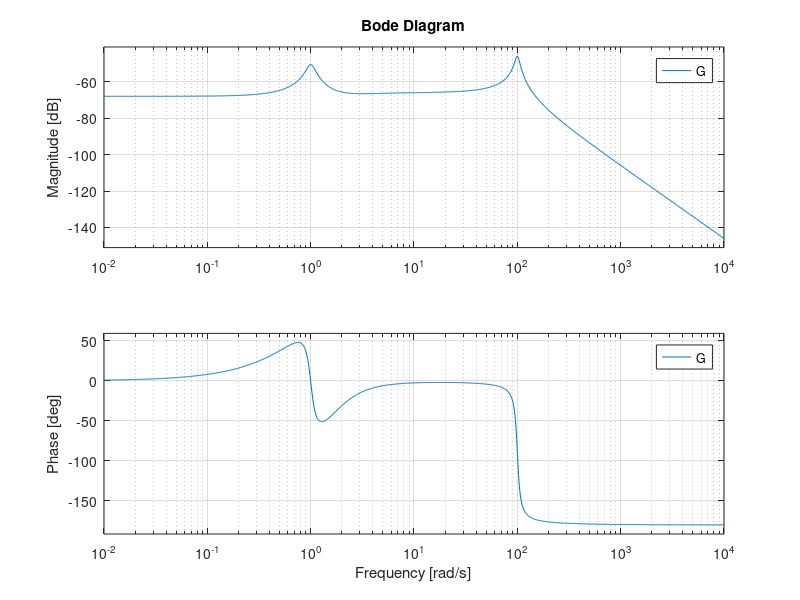

Reproduce this figure in MATLAB.
%Generate a graphic to use for the resonant frequency discussion
%
%Christopher Lum
%lum@uw.edu

%Version History
%04/22/19: Created

clear
clc
close all

%Create a transfer function
Z = [-1+i -1-i -1];
P = [-0.1+1*i -0.1-1*i -5+100*i -5-100*i -2.5];
K = [5];

G = zpk(Z, P, K)

figure
bode(G)
grid on